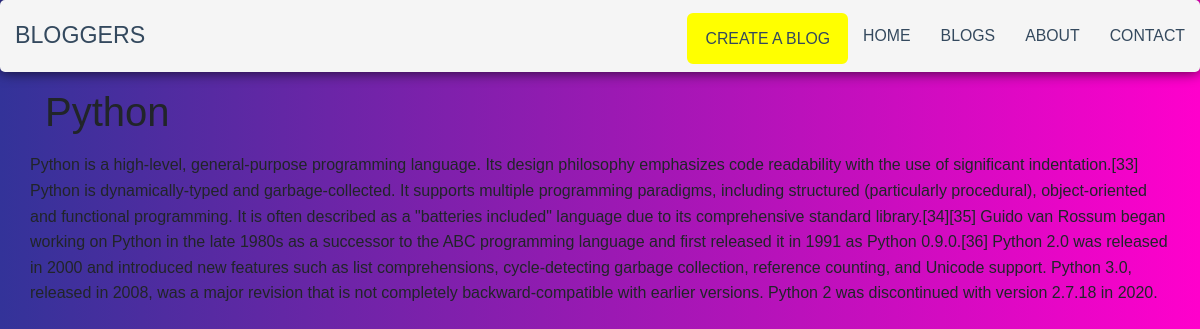
Screenshot of /blogpost/pythonlearn with the database file from the repository.
### my_blog/models.py (models this page shows, shortened)
class Blog_detail(models.Model):
    sno = models.AutoField(primary_key=True)
    title = models.CharField(max_length=200)
    content = models.TextField()
    slug = models.CharField(max_length=100)
    time = models.DateTimeField(auto_now_add=True)
    Firstname = models.CharField(max_length=400)
    Lastname = models.CharField(max_length=400)
    email = models.EmailField(max_length=100, blank=True, unique=True)

### my_blog/views.py (the view)
# urls.py: path('blogpost/<str:slug>',views.blogpost,name='blogpost'),
def blogpost(request,slug):
    blog = Blog_detail.objects.get(slug=slug)
    context = {'blog':blog}
    return render(request ,'blogpost.html',context)

### my_blog/templates/blogpost.html (shortened to what this page needs)
{% extends 'base.html' %}
{% block body %}
<div class="container">
    <h1 class="my-3">{{blog.title}}</h1>
    <div class="row">
        {{blog.content}}
    </div>
</div>
{% endblock %}

### rows the page displays
Blog_detail: title "Python", content "Python is a high-level, general-purpose programming language. Its design philosophy emphasizes code readability with the use of significant indentation.[33] Python is dynamically-typed and garbage-collected. It supports multiple programming paradigms, including structured (particularly procedural), object-oriented and functional programming. It is often described as a \"batteries included\" language due to its comprehensive standard library.[34][35] Guido van Rossum began working on Python in the late 1980s as a successor to the ABC programming language and first released it in 1991 as Python 0.9.0.[36] Python 2.0 was released in 2000 and introduced new features such as list comprehensions,…"
